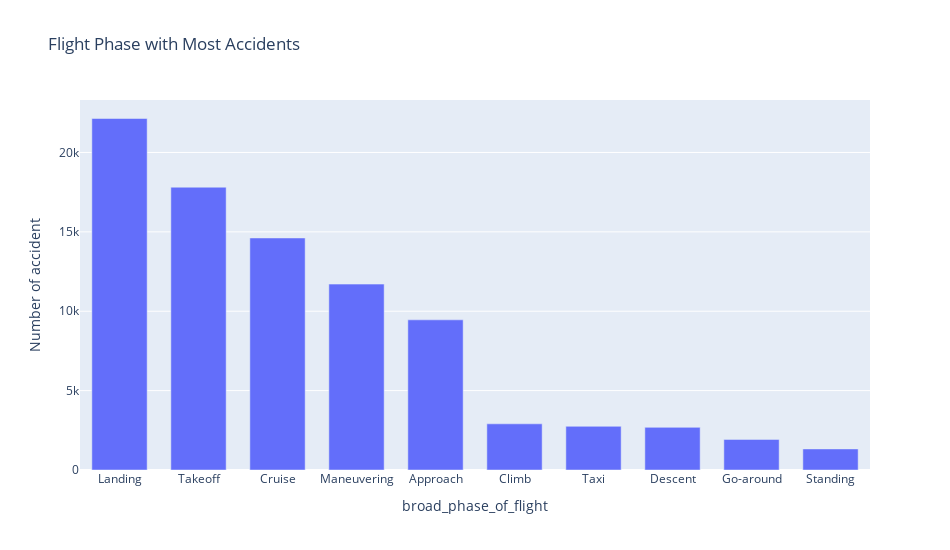

The cell this chart's notebook holds for it:
### Markdown cell above
### broad_phase_of_flight accidents

### Code cell
flight_phase = df['broad_phase_of_flight'].value_counts().reset_index(name="Number of accident")[:10]

# Plot bar graph 
fig = px.bar(flight_phase, 
             x= 'broad_phase_of_flight', 
             y = "Number of accident",
            title = 'Flight Phase with Most Accidents', )

# Update layout 
fig.update_layout(
    width = 950,
    height = 550, 
    bargap = 0.3
)
fig.show()

### Figure 1 — Plotly figure (JSON) as saved in the notebook; plotly's stock layout.template omitted (floating-point values rounded to 4 significant figures)
{"data": [{"alignmentgroup": "True", "hovertemplate": "broad_phase_of_flight=%{x}<br>Number of accident=%{y}<extra></extra>", "legendgroup": "", "marker": {"color": "#636efa", "pattern": {"shape": ""}}, "name": "", "offsetgroup": "", "orientation": "v", "showlegend": false, "textposition": "auto", "type": "bar", "x": ["Landing", "Takeoff", "Cruise", "Maneuvering", "Approach", "Climb", "Taxi", "Descent", "Go-around", "Standing"], "xaxis": "x", "y": [22140, 17812, 14614, 11709, 9458, 2909, 2751, 2686, 1927, 1327], "yaxis": "y"}], "layout": {"bargap": 0.3, "barmode": "relative", "height": 550, "legend": {"tracegroupgap": 0}, "title": {"text": "Flight Phase with Most Accidents"}, "width": 950, "xaxis": {"anchor": "y", "domain": [0, 1], "title": {"text": "broad_phase_of_flight"}}, "yaxis": {"anchor": "x", "domain": [0, 1], "title": {"text": "Number of accident"}}}}
